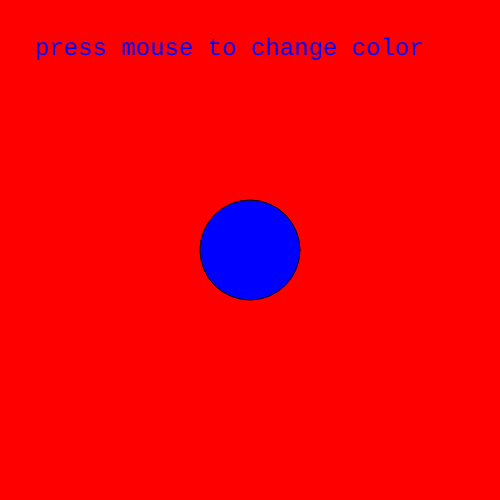
Frame 1 (no input)
Frame 60 (no input): identical to frame 1, image omitted
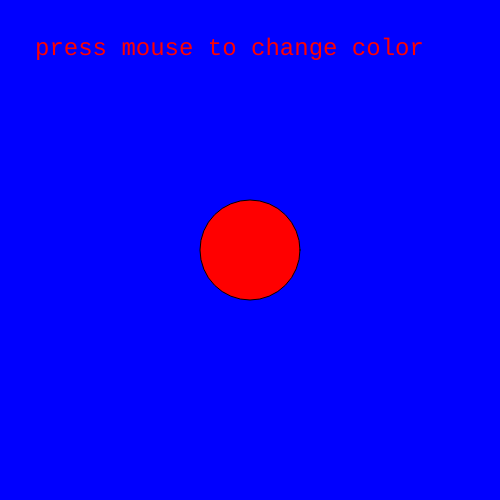
Frame 120 (the mouse pressed at the canvas centre since frame 60)

The p5.js sketch that drew these frames (run headless with seeded random() and noise() and a simulated clock; from frame 60 on, the mouse is pressed at the canvas centre):

// p5.js sketch
// ── sketch.js
let canvasSize = 500;
let currentScene = 0;
let numScenes = 2;

function setup() { 
  createCanvas(canvasSize, canvasSize);
}

function draw() {
  background(0);
  if(currentScene === 0) {
    drawScene0();
  }
  else if(currentScene === 1) {
    drawScene1();
  }
}

function mousePressed() {
  currentScene++;
  if(currentScene >= numScenes) {
    currentScene = 0;
  }

}

function drawScene0() {
background(255, 0, 0);
fill (0,0,255);
circle(width/2, height/2, 100);
 textFont('Courier New');
  textSize(24);
  text('press mouse to change color', 35, 55);


}

function drawScene1() {
background(0, 0, 255);  
fill(255, 0, 0);
circle(width/2, height/2, 100);
 textFont('Courier New');
  textSize(24);
  text('press mouse to change color', 35, 55);
}
